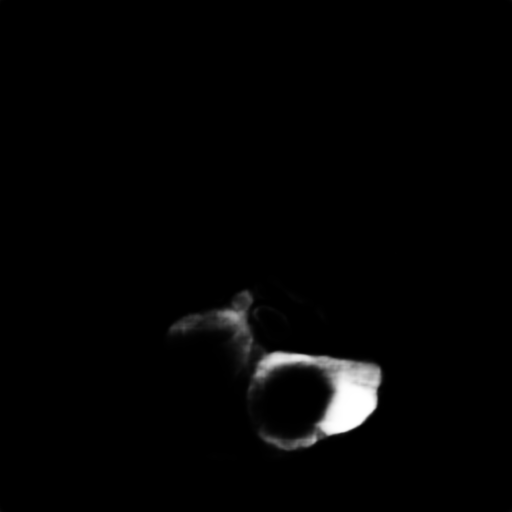
#> input picture 576.png, 512 x 512 px
$ python levelset.py
#> lines starting #> are read from the running program, lines starting #| are printed output that depends on the picture
import cv2
from pylab import *

def rotate(image, angle, center=None, scale=1.0):
    (h, w) = image.shape[:2]
    if center is None:
        center = (w // 2, h // 2)

    M = cv2.getRotationMatrix2D(center, angle, scale)

    rotated = cv2.warpAffine(image, M, (w, h))
    return rotated
# [7 lines of commented-out code are left out]
Image = cv2.imread("576.png")
#> Image is the input picture: shape (512, 512, 3); min 0, max 255, mean 4.4


#Image = cv2.imread('./horizontal_plane/573.png', 1)
image = cv2.cvtColor(Image, cv2.COLOR_BGR2GRAY)
img = np.array(image, dtype=np.float64)

IniLSF = np.ones((img.shape[0], img.shape[1]), img.dtype)

IniLSF[180:200, 380:420] = -1
IniLSF = -IniLSF


Image = cv2.cvtColor(Image, cv2.COLOR_BGR2RGB)
plt.figure(1), plt.imshow(Image), plt.xticks([]), plt.yticks([])  # to hide tick values on X and Y axis
plt.contour(IniLSF, [0], color='b', linewidth=2)
plt.draw(), plt.show(block=False)
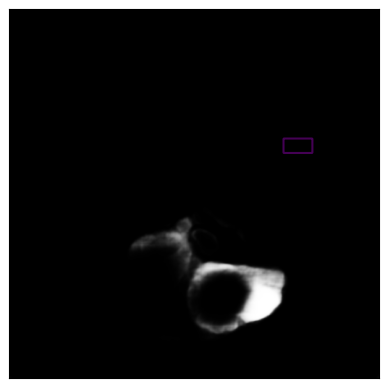
#> figure drawn by matplotlib, 1 panel


def mat_math(intput, str):
    output = intput
    for i in range(img.shape[0]):
        for j in range(img.shape[1]):
            if str == "atan":
                output[i, j] = math.atan(intput[i, j])
            if str == "sqrt":
                output[i, j] = math.sqrt(intput[i, j])
    return output


def CV(LSF, img, mu, nu, epison, step):
#> (the run stopped early here; a loop or call above may not have finished)

$ run again, with 194.png copied over 576.png
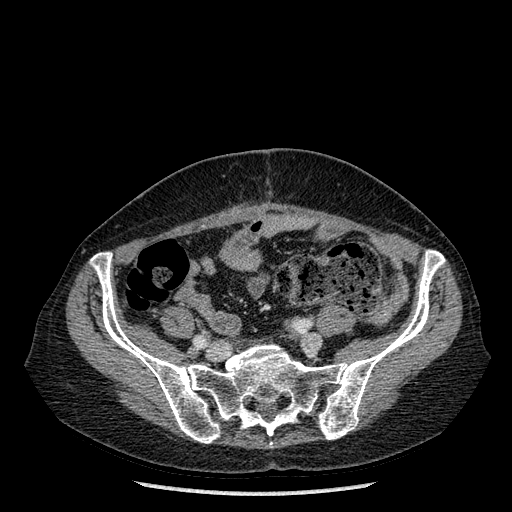
#> input picture 194.png, 512 x 512 px
#> Image is the input picture: shape (512, 512, 3); min 0, max 255, mean 36.9
#> `plt.draw(), plt.show(block=False)`:
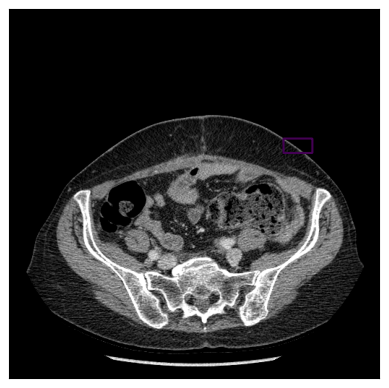
#> figure drawn by matplotlib, 1 panel
